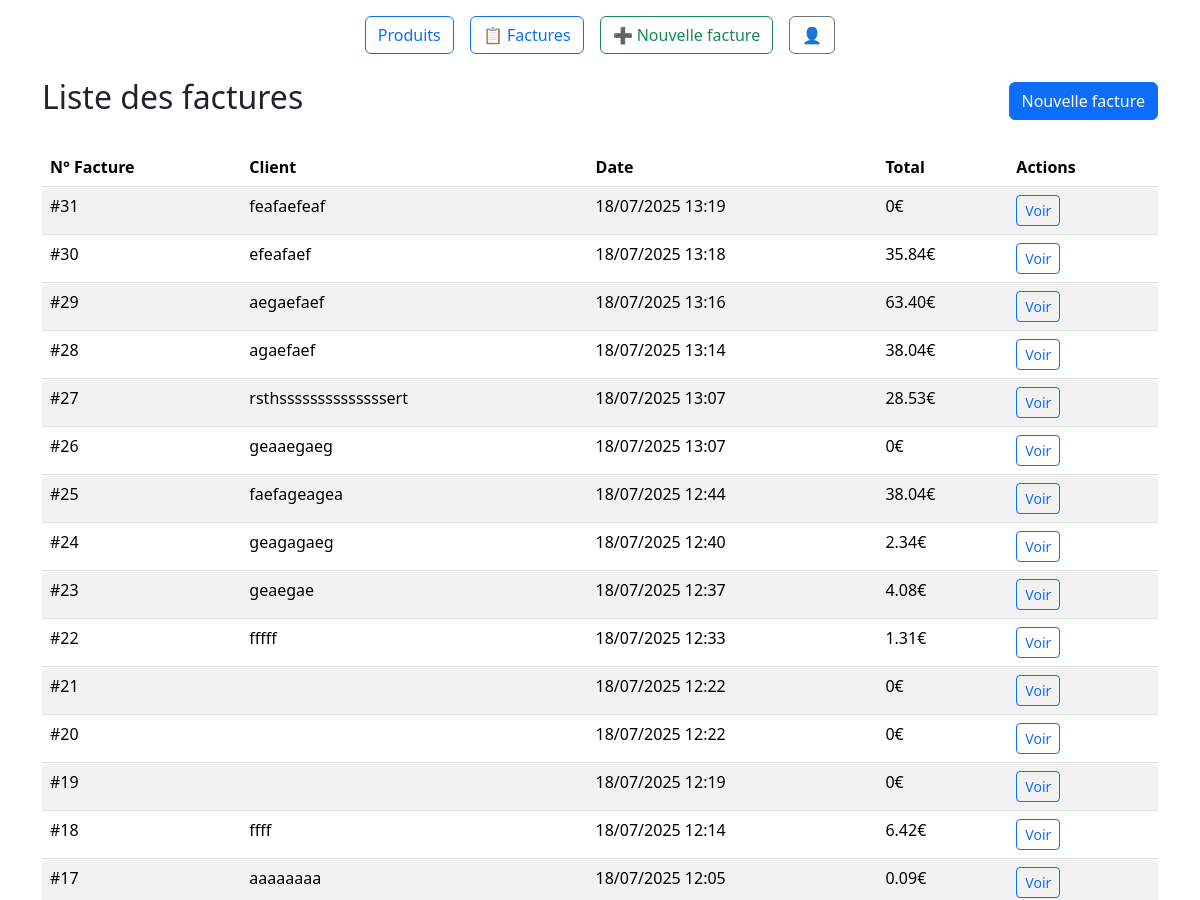
The app's page /invoices/ (upper part), older data.
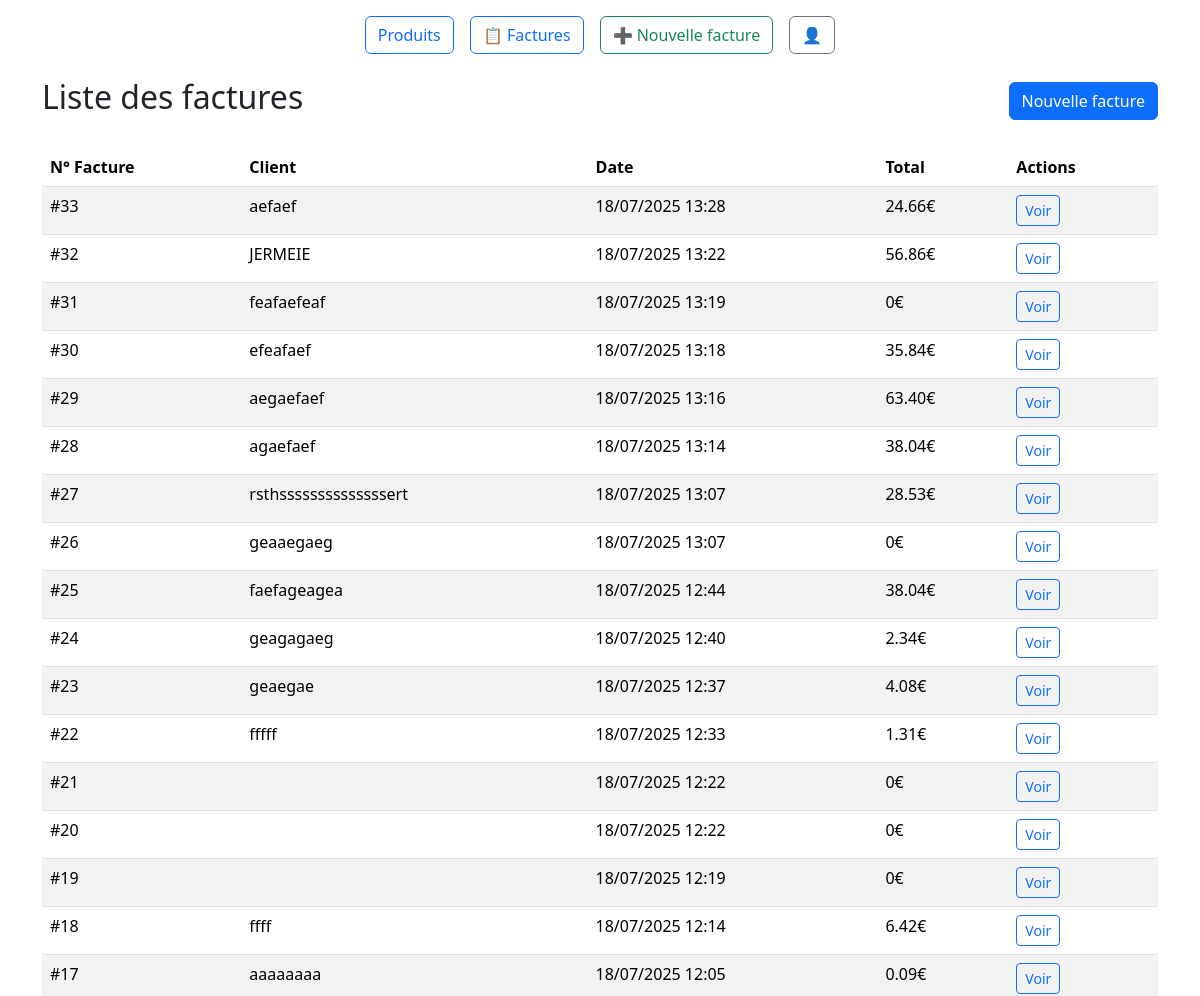
The same page, newer data.
### products/models.py (models this page shows, shortened)
class Invoice(models.Model):
    created_at = models.DateTimeField(auto_now_add=True)  # date de création de la facture
    products = models.ManyToManyField('Product', through='InvoiceItem')  # les produits liés
    customer_name = models.CharField(max_length=100)  # optionnel, au cas où
    notes = models.TextField(blank=True, null=True)    # champ libre
    def total_price(self):
        return sum(item.total_price() for item in self.invoiceitem_set.all())

class InvoiceItem(models.Model):
    invoice = models.ForeignKey(Invoice, on_delete=models.CASCADE)
    product = models.ForeignKey(Product, on_delete=models.CASCADE)
    quantity = models.PositiveIntegerField(default=1)
    def total_price(self):
        return self.product.price * self.quantity

class Product(models.Model):
    name = models.CharField(max_length=100)
    price = models.DecimalField(max_digits=10, decimal_places=2)
    expiration_date = models.DateField(blank=True, null=True)
    image = models.ImageField(upload_to='product_images/', blank=True, null=True)
    class Variety(models.TextChoices):
        France = "FR", "France"
        Maroc = "MAR", "Maroc"
        Espagne = "ESP", "Espagne"
        Italie = "IT", "Italie"
        Tunisie = "TUN", "Tunisie"
        Turquie = "TUR", "Turquie"
        Egypte = "EGY", "Egypte"
    variety = models.fields.CharField(choices=Variety.choices, max_length=3)

### products/views.py (the view)
# urls.py: path('invoices/', product_views.invoice_list, name="invoice-list"),
def invoice_list(request):
    invoices = Invoice.objects.all().order_by('-created_at')
    return render(request, 'products/invoice_list.html', {
        'invoices': invoices
    })

### products/templates/products/invoice_list.html
{% extends 'products/base.html' %} {% block content %}
<div class="container mt-4">
  <div class="d-flex justify-content-between align-items-center mb-4">
    <h2>Liste des factures</h2>
    <a href="{% url 'invoice-create' %}" class="btn btn-primary"
      >Nouvelle facture</a
    >
  </div>
  {% if invoices %}
  <div class="table-responsive">
    <table class="table table-striped">
      <thead>
        <tr>
          <th>N° Facture</th>
          <th>Client</th>
          <th>Date</th>
          <th>Total</th>
          <th>Actions</th>
        </tr>
      </thead>
      <tbody>
        {% for invoice in invoices %}
        <tr>
          <td>#{{ invoice.pk }}</td>
          <td>{{ invoice.customer_name }}</td>
          <td>{{ invoice.created_at|date:"d/m/Y H:i" }}</td>
          <td>{{ invoice.total_price }}€</td>
          <td>
            <a
              href="{% url 'invoice-detail' invoice.id %}"
              class="btn btn-sm btn-outline-primary"
              >Voir</a
            >
          </td>
        </tr>
        {% endfor %}
      </tbody>
    </table>
  </div>
  {% else %}
  <div class="alert alert-info">
    Aucune facture trouvée.
    <a href="{% url 'invoice-create' %}">Créer la première facture</a>
  </div>
  {% endif %}
</div>
{% endblock %}

Row changes from the older to the newer data that the page shows:
added Invoice: pk "33", customer_name "aefaef", created_at "18/07/2025 13:28", total_price "24.66"
added Invoice: pk "32", customer_name "JERMEIE", created_at "18/07/2025 13:22", total_price "56.86"
